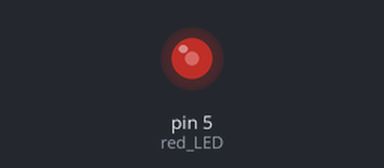
A sketch run on a simulated Arduino Uno, built with avr-gcc and run on an emulated ATmega328P. Parts: output pins drawn as LEDs (lit = HIGH).

Above: at 0.1 s.
Timing chart, 0 to 1.6 s (numbered marks = the images above):
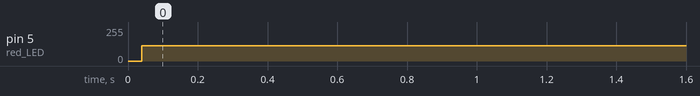

The sketch:

_2_creating_an_arduino_program.ino
```cpp
int red_LED = 5;

void setup(){

  pinMode(red_LED, OUTPUT);
}

void loop(){

  digitalWrite(red_LED,HIGH);
  digitalWrite(red_LED,LOW);
}
```

Measured:
- by itself, pin 5 (red_LED): 0/255 → 116/255 at 0.04 s
